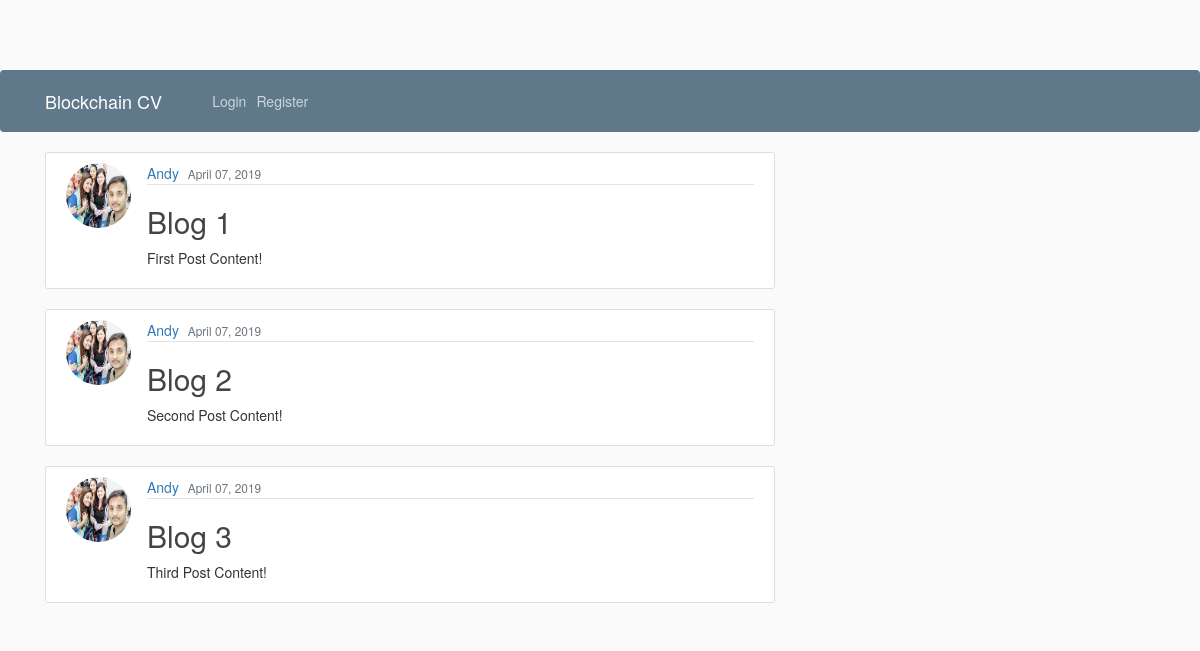
Page /blog on the committed database.
### blog/models.py (models this page shows, shortened)
class Post(models.Model):
    title = models.CharField(max_length=100)
    content = models.TextField()
    date_posted = models.DateTimeField(default=timezone.now)
    author = models.ForeignKey(User, on_delete=models.CASCADE)

### users/models.py (models this page shows, shortened)
class Profile(models.Model):
    user = models.OneToOneField(User, on_delete=models.CASCADE)
    image = models.ImageField(default='default.png', upload_to='profile_pics')

### blog/views.py (the view)
# urls.py: path('', views.home, name='blog-home'),
def home(request):
    context = {
        'posts': Post.objects.all()
    }
    return render(request,'blog/home.html',context)

### blog/templates/blog/home.html
{% extends "blog/base.html" %}
{% block content %}
    {% for post in posts %}
        <article class="media content-section">
        <img class="rounded-circle article-img" src="{{ post.author.profile.image.url }}">
          <div class="media-body">
            <div class="article-metadata">
              <a class="mr-2" href="#">{{ post.author }}</a>
              <small class="text-muted">{{ post.date_posted|date:"F d, Y"}}</small>
            </div>
            <h2><a class="article-title" href="#">{{ post.title }}</a></h2>
            <p class="article-content">{{ post.content }}</p>
          </div>
        </article>
    {% endfor %}
{% endblock content %}

### blog/static/blog/main.css (style rules this page uses)
body { background: #fafafa; color: #333333; margin-top: 5rem; }
h1, h2, h3, h4, h5, h6 { color: #444444; }
.content-section { background: #ffffff; padding: 10px 20px; border: 1px solid #dddddd; border-radius: 3px; margin-bottom: 20px; }
.article-title { color: #444444; }
.article-content { white-space: pre-line; }
.article-img { height: 65px; width: 65px; margin-right: 16px; }
.article-metadata { padding-bottom: 1px; margin-bottom: 4px; border-bottom: 1px solid #e3e3e3 }

### rows in the picture
Post: author.profile.image (picture), author "Andy", date_posted "April 07, 2019", title "Blog 1", content "First Post Content!"
Post: author.profile.image (picture), author "Andy", date_posted "April 07, 2019", title "Blog 2", content "Second Post Content!"
Post: author.profile.image (picture), author "Andy", date_posted "April 07, 2019", title "Blog 3", content "Third Post Content!"
